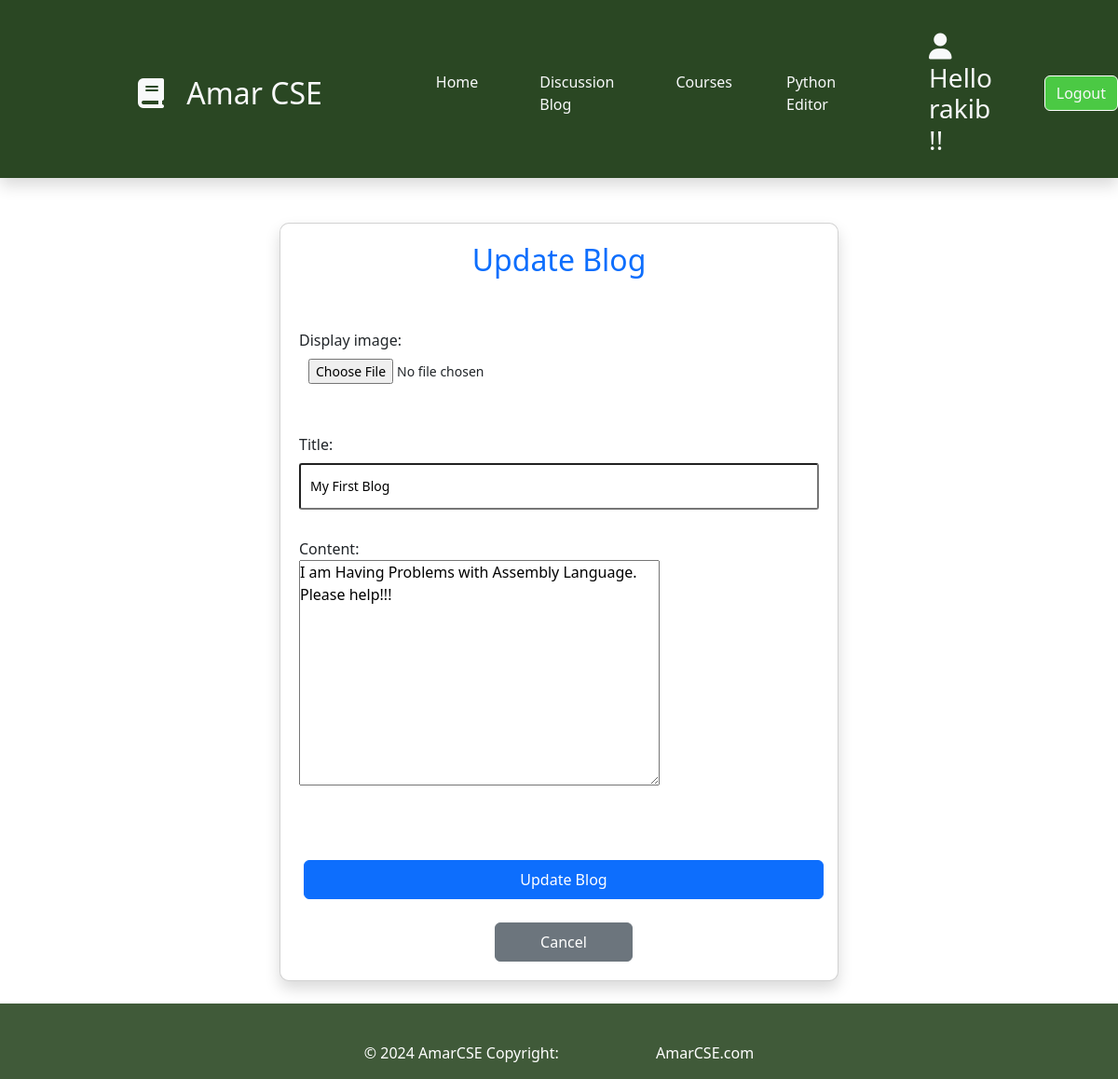
/blog/blog/5/edit/ (signed in), run on the app's committed database.
### blog/models.py (models this page shows, shortened)
class BlogPost(models.Model):
    display_image= models.ImageField(upload_to='blog_images/',null=True,blank=True)
    title = models.CharField(max_length=200)
    content = models.TextField()
    author = models.ForeignKey(User, on_delete=models.CASCADE)
    created = models.DateTimeField(auto_now_add=True)

### blog/views.py (the view)
# urls.py: path('blog/<int:blog_id>/edit/', views.update_blog, name='update_blog'),
@login_required
def update_blog(request, blog_id):
    blog = get_object_or_404(BlogPost, id=blog_id, author=request.user)
    if request.method == 'POST':
        form = BlogForm(request.POST, request.FILES, instance=blog)
        if form.is_valid():
            form.save()
            return redirect('blog_details', blog_id=blog.id)
    else:
        form = BlogForm(instance=blog)
    return render(request, 'blog/blog_form.html', {'form': form, 'update': True})

### blog/forms.py
class BlogForm(forms.ModelForm):
    class Meta:
        model = BlogPost
        fields = ['display_image','title', 'content']

### template/blog/blog_form.html (shortened to what this page needs)
{% extends 'base.html' %}
{% block content %}
<div class="container mt-5">
    <div class="card shadow" style="max-width: 600px; margin: auto; padding: 20px; border-radius: 10px;">
        <h2 class="text-center text-primary mb-4">{% if update %}Update Blog{% else %}Add Blog{% endif %}</h2>
        <form method="post" enctype="multipart/form-data">
            <div class="form-group">
                {{ form.as_p }}
            </div>
            <div class="text-center mt-4">
                <button type="submit" class="btn btn-primary px-5 py-2" style="font-size: 16px;">{% if update %}Update Blog{% else %}Add Blog{% endif %}</button>
                <a href="{% url 'blog' %}" class="btn btn-secondary px-5 py-2" style="font-size: 16px; margin-left: 10px;">Cancel</a>
            </div>
        </form>
    </div>
</div>
{% endblock %}

### template/components/header.html (shortened to what this page needs)
<section>
    <div>
        <nav class="navbar navbar-expand-lg shadow sticky-top pb-4" style="background-color: #2a4723;">
            <a href="{% url 'index' %}" class="navbar-brand d-flex align-items-center px-4 px-lg-5">
                <h2 class="m-0 text-light"><i class="fa fa-book me-3"></i> Amar CSE</h2>
            </a>
            <div class="collapse navbar-collapse justify-content-between" id="navbarCollapse">
                <div class="navbar-nav ms-auto p-4 p-lg-0">
                    <a href="{% url 'index' %}" class="nav-item1 nav-link text-light active">Home</a>
                    <a href="{% url 'blog' %}" class="nav-item1 nav-link text-light">Discussion Blog</a>
                    <a href="{% url 'academic_course' %}" class="nav-item1 nav-link text-light">Courses</a>
                </div>
                {% if user.is_authenticated %}
                    <div class="d-flex align-items-center">
                        <a href="{% url 'code_editor' %}" class="nav-item1 nav-link text-light">Python Editor</a>
                        <a href="{% url 'profile' %}">
                            <h3 class="m-0 text-light"><i class="fa-solid fa-user"></i> Hello {{ user }} !! </h3>
                        </a>
                        <a href="{% url 'logout' %}" class="btn nav-item1 text-light" style="background-color: #4bc944; border-color: #ffffff;">Logout</a>
                    </div>
                {% endif %}
            </div>
        </nav>
    </div>
</section>

### static/css/style.css (style rules this page uses)
*:before, *:after { padding: 0; margin: 0; box-sizing: border-box; }
label { display: block; margin-top: 30px; font-size: 16px; font-weight: 500; }
input { display: block; height: 50px; width: 100%; background-color: rgba(255,255,255,0.07); border-radius: 3px; padding: 0 10px; margin-top: 8px; font-size: 14px; font-weight: 300; }
::placeholder { color: #e5e5e5; }
button { margin-top: 50px; width: 100%; text-align: center; background-color: #ffffff; color: #080710; padding: 15px 0; font-size: 18px; font-weight: 600; border-radius: 5px; cursor: pointer; margin-left: 5px; }
a { color: #23a2f6; text-decoration: none; display: inline-block; margin-left: 100px; margin-top: 25px; }
.nav-item1 { margin-left: 50px; }

### static/css/learningcontent.css (style rules this page uses)
* { margin: 0; padding: 0; }

### static/css/exercise.css (style rules this page uses)
.container { background-color: white ; }

### static/css/user.css (style rules this page uses)
* { margin: 0px; padding: 0px; }

### data on the page
BlogPost: title "My First Blog", content "I am Having Problems with Assembly Language. Please help!!!"

### other printed values
{{ user }} "rakib"
